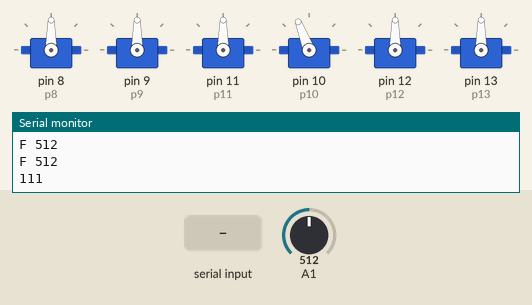
A sketch run on a simulated Arduino Uno, built with avr-gcc and run on an emulated ATmega328P. Shown: 6 × servo, the last lines printed to the serial monitor. The inputs (shaded band) are chosen by the test bench; at power-on: A1 = 512.

Above: at 0.68 s.
1.3 s: A1 set to 264
4.3 s: A1 set to 238
At 5.2 s:
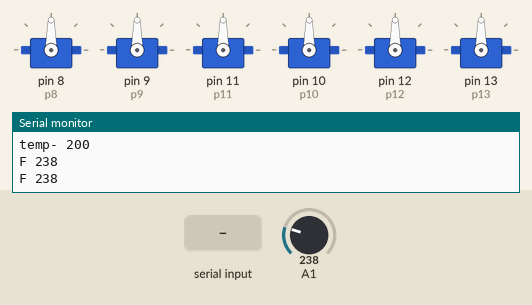
5.8 s: A1 set to 163
7.3 s: A1 set to 133
At 10.2 s:
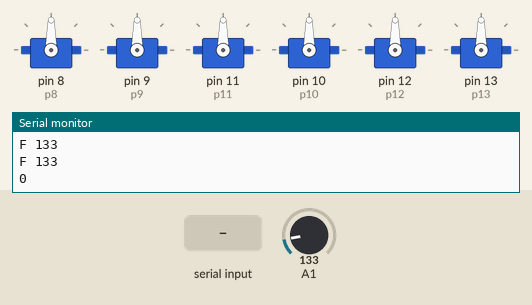
10.3 s: "90,45\n" received over Serial
At 11.3 s:
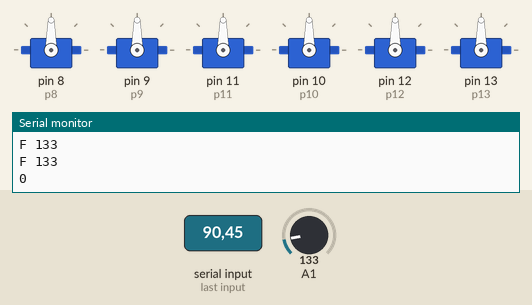
13.0 s: "30,150\n" received over Serial
At 14.6 s:
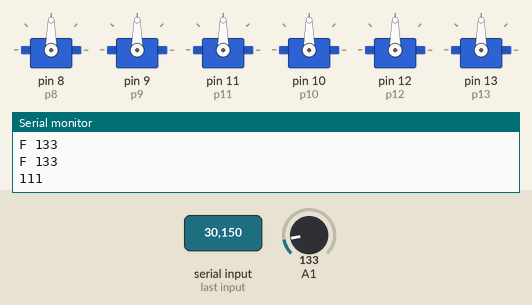
Timing chart, 0 to 17.0 s (numbered marks = the images above; inputs shaded):
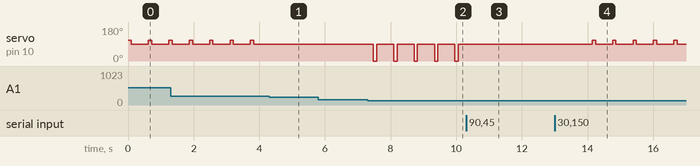

The sketch:

s1-per.ino
```cpp
#include <Servo.h>
//
Servo svx1;
Servo svx2;
Servo svx3;
Servo svx4;
Servo svx5;
Servo rot0;

int p8 = 8;
int p9 = 9;
int p10 = 10;
int p11 = 11;
int p12 = 12;
int p13 = 13;

int valF = 0;
int i=0;
int ctr = 0;
String str;
String temp0;
int tempi;


void setup() {
  Serial.begin(9600);
//  sv.attach(sv08);  // attaches the servo on pin 9 to the servo object
  svx1.attach(p8);
  svx2.attach(p9);
  svx3.attach(p11);
  svx4.attach(p10);
  svx5.attach(p12);
  rot0.attach(p13);
  rot0.write(90);
  tempi = 200;

}


int ctrlServo(int temp){
  Serial.print("temp- ");
  Serial.println(temp);
  int valFi = checkPos();
  Serial.print("F ");
  Serial.println(valFi);
  if(valFi > temp + 50){
    svx4.write(111);
    Serial.println("111");
    delay(100);
    svx4.write(90);
  }
  if(valFi < temp - 50){
    svx4.write(0);
    Serial.println("0");
    delay(100);
    svx4.write(90);
  }

  delay(20);
  return ;
}
int checkPos(){
  int val = analogRead(A1);
  Serial.print("F ");
  Serial.println(val);
  return val;
}


void loop() {

if(Serial.available()>0){
  str = Serial.readString();
  Serial.println(str);
  str.toCharArray(1,1);
  temp0 = str;
  tempi = temp0.toInt();
}
valF = checkPos();
if((valF >= tempi+30) || (valF <= tempi-30)){
  ctrlServo(tempi);
}
else{
  svx4.write(90);
}
delay(500);
}
```

Measured:
- the behaviour switches between 251 and 250 on A1 (found by bisection; images 0 and 1)
- the behaviour switches between 150 and 149 on A1 (found by bisection; images 1 and 2)
- after the input at 4.3 s, servo on pin 10 (p10): stops changing and stays 90°
- after the input at 7.3 s, servo on pin 10 (p10): alternates 90° for 0.52 s and 0° for 0.10 s, starting after 0.18 s
- after the input at 10.3 s, servo on pin 10 (p10): stops changing and stays 90°
- after the input at 13.0 s, servo on pin 10 (p10): alternates 111° for 0.10 s and 90° for 0.52 s, starting after 1.1 s
- by itself, servo on pin 10 (p10): alternates 111° for 0.10 s and 90° for 0.52 s
